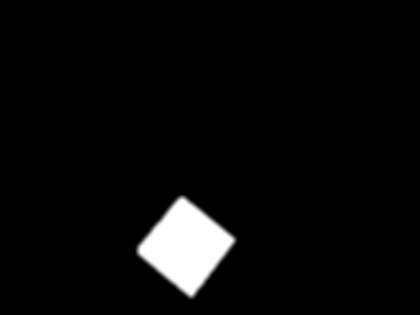
%> input picture MATLAB/sample_square_4_mask.png, 420 x 315 px, shrunk from 640 x 480 before the run
$ octave calibrate.m   (GNU Octave 9; MATLAB toolbox functions it lacks are replaced by stand-ins)
%> lines starting %> are read from the running program, lines starting %| are printed output that depends on the picture; in (x1, y1, x2, y2) boxes, pixels count from 0 and x2, y2 are one past the last pixel; in counts of white or black regions, pixels touching at a corner belong together; the program's own positions count from 1
### MATLAB/calibration/getLineSegs_myers.m
% Read the sample image in
% im = imread('calibration_pic.png');
im = imread('../sample_square_4_mask.png');
%> im is the input picture: size 315x420 uint8; min 0, max 255, mean 10.2
% just use the red channel
im = im(:,:,1);

% Find edges using the Canny operator with hysteresis thresholds of 0.1
% and 0.25 with smoothing parameter sigma set to 1.
edgeim = edge(im,'canny', [0.1 0.2], 1.5);
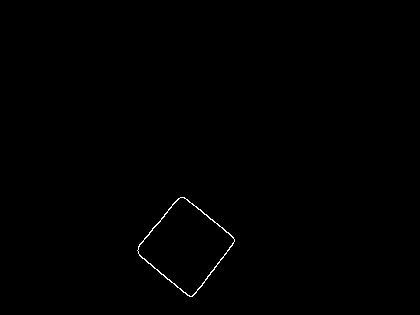
%> edgeim: size 315x420 logical; 0.28% white in thin lines or dots, all inside (x1, y1, x2, y2) = (137, 197, 235, 297)
% edgeim = edge(im,'canny', [0.1 0.2], 4);

figure(1), imshow(edgeim); truesize(1)

% Link edge pixels together into lists of sequential edge points, one
% list for each edge contour.  Discard contours less than 10 pixels long.
[edgelist, labelededgeim] = edgelink(edgeim, 30);

% Display the labeled edge image with separate colors for each
% distinct edge (choose your favorite colourmap!)
figure(2), imagesc(labelededgeim); colormap(vga),
axis image, axis off, truesize(2)

% Fit line segments to the edgelists with the following parameters:
tol = 2;         % Line segments are fitted with maximum deviation from
		 original edge of 2 pixels.
angtol = 0.01;  % Segments differing in angle by less than 0.05 radians
linkrad = 2;     % and end points within 2 pixels will be merged.
% tol = 20;
% angtol = 0.7;
% linkrad = 20;
[seglist, nedgelist] = lineseg(edgelist, tol, angtol, linkrad);

% Draw the fitted line segments stored in seglist in figure window 3 with
% a linewidth of 2
figure(3); clf; imshow(im); hold on; zoom off;
drawseg(seglist);

### MATLAB/calibration/edgelink.m
% EDGELINK - Link edge points in an image into lists
%
% Usage: [edgelist edgeim] = edgelink(im, minlength)
%
% Arguments:  im         - Binary edge image, it is assumed that edges
%                          have been thinned.
%             minlength  - Minimum edge length of interest
%
% Returns:  edgelist - a cell array of edge lists in row,column coords in
%                      the form
%                     { [r1 c1   [r1 c1   etc }
%                        r2 c2    ...
%                        ...
%                        rN cN]   ....]
%
%           edgeim   - Image with pixels labeled with edge number.
%
%
% This function links edge points together into chains.  Where an edge
% diverges at a junction the function simply tracks one of the branches.
% The other branch is eventually processed as another edge.  These `broken
% branches' can be remerged by MERGESEG after a call to LINESEG.
%
% See also:  LINESEG, MAXLINEDEV, MERGESEG, DRAWSEG

% Acknowledgement:
% This code is inspired by David Lowe's Link.c function from the Vista image
% processing library developed at the University of British Columbia
%    http://www.cs.ubc.ca/nest/lci/vista/vista.html
%
% Peter Kovesi
% School of Computer Science & Software Engineering
% The University of Western Australia
% pk @ csse uwa edu au
% http://www.csse.uwa.edu.au/~pk
%
% February 2001

function [edgelist, edgeim] = edgelink(im, minlength)
%> called with minlength = 30

    global EDGEIM;      % Some global variables to avoid passing (and
                        % copying) of arguments, this improves speed.
    global ROWS;
    global COLS;

    elist = {};

    EDGEIM = im ~= 0;                     % make sure image is binary.
    EDGEIM = bwmorph(EDGEIM,'thin',Inf);  % make sure edges are thinned.
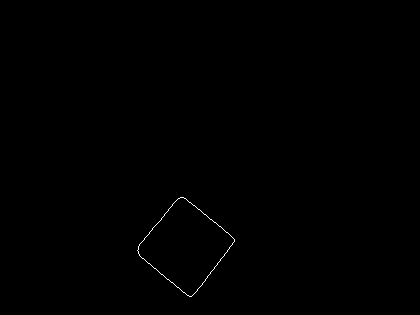
%> EDGEIM: size 315x420 logical; 0.17% white in thin lines or dots, all inside (x1, y1, x2, y2) = (137, 197, 235, 297)

%   show(EDGEIM,1)
    EDGEIM = double(EDGEIM);
    [ROWS, COLS] = size(EDGEIM);
%> ROWS = 315; COLS = 420
    edgeNo = 1;


    % Perform raster scan through image looking for edge points.  When a
    % point is found trackedge is called to find the rest of the edge
    % points.  As it finds the points the edge image pixels are labeled
    % with the -ve of their edge No

    for r = 1:ROWS
	for c = 1:COLS
	    if EDGEIM(r,c) == 1
		edgepoints = trackedge(r,c, edgeNo, minlength);
		if ~isempty(edgepoints)
		    edgelist{edgeNo} = edgepoints;
		    edgeNo = edgeNo + 1;
		end
	    end
	end
    end
%> after the loop, edgeNo = 2; edgelist = 1 item; edgepoints = 222 rows, first 12: [199 180; 199 179; 200 178; 201 177; 202 176; 203 175; 204 174; 205 173; 206 173; 207 172; 208 171; 209 170]

    edgeim = -EDGEIM;  % Finally negate image to make edge encodings +ve.
%> `[edgelist, labelededgeim] = edgelink(edgeim, 30);`: edgelist = 1 item
%> `truesize(2)`:
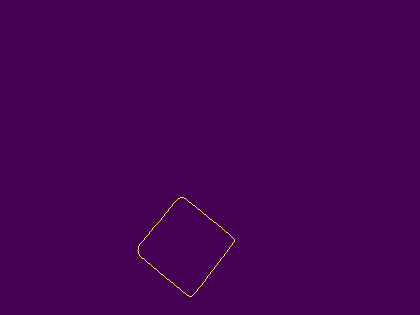
%> displayed picture: size 315x420x3, on the screen's scale of 0 to 255; mean R, G, B 68.3, 1.4, 83.9
%   show(edgeim,2), colormap(flag);

%----------------------------------------------------------------------
% TRACKEDGE
%
% Function to track all the edge points associated with a start point.  From
% a given starting point it tracks in one direction, storing the coords of
% the edge points in an array and labeling the pixels in the edge image
% with the -ve of their edge number.  When no more connected points are
% found the function returns to the start point and tracks in the opposite
% direction.  Finally a check for the overall number of edge points found is
% made and the edge is ignored if it is too short.
%
% Note that when a junction is encountered along an edge the function
% simply tracks one of the branches.  The other branch is eventually
% processed as another edge.  These `broken branches' can be remerged by
% MERGESEG.
%
% Usage:   edgepoints = trackedge(rstart, cstart, edgeNo, minlength)
%
% Arguments:   rstart, cstart   - row and column No of starting point
%              edgeNo           - the current edge number
%              minlength        - minimum length of edge to accept
%
% Returns:     edgepoints       - Nx2 array of row and col values for
%                                 each edge point.
%                                 An empty array is returned if the edge
%                                 is less than minlength long.


% [41 lines left out: function trackedge, not called in this run]


%----------------------------------------------------------------------
%
% NEXTPOINT
%
% Function finds a point that is 8 connected to an existing edge point
%

% [30 lines left out: function nextpoint, not called in this run]

### MATLAB/calibration/lineseg.m
% LINESEG - Form straight line segements from an edge list.
%
% Usage: [seglist, nedgelist] = lineseg(edgelist, tol, [angtol, linkrad])
%
% Arguments:  edgelist - Cell array of edgelists (row col) coords.
%             tol      - Maximum deviation from straight line before a
%                        segment is broken in two (measured in pixels).
%             angtol   - Angle tolerance used when attempting to merge line
%                        segements (radians).
%             linkrad  - Maximum distance between end points of line
%                        segments for segments to be elegible for
%                        linking (pixels).
%  angtol and linkrad are optional.  If these parameters are omitted the
%  merging phase is omitted.
%
% Returns:  seglist - an Nx4 array storing line segments in the form
%                      [x1 y1 x2 y2
%                       x1 y1 x2 y2
%                          . . .    ] etc
%
%         nedgelist - a new cell array of edge lists where each edge list
%                     corresponds to each segment in seglist above.  The
%                     edgelist is in row,column coords in the form
%                     { [r1 c1   [r1 c1   etc }
%                        r2 c2    ...
%                        ...
%                        rN cN]   ....]
%
% * Note that a non-empty nedgelist is only returned if there is no segment
%   merging.
%
% This function takes each array of edgepoints in edgelist, finds the
% size and position of the maximum deviation from the line that joins the
% endpoints, if the maximum deviation exceeds the allowable tolerance the
% edge is shortened to the point of maximum deviation and the test is
% repeated.  In this manner each edge is broken down to line segments,
% each of which adhere to the original data with the specified tolerance.
%
% The optional final edge merging phase is provided because the initial
% edge linking phase may have separated edges at `Y' junctions in the
% image.  The merging phase can reconnect broken branches.
% Note however that the merging process can be slow.
%
% See also:  EDGELINK, MAXLINEDEV, MERGESEG, DRAWSEG
%

% Peter Kovesi
% School of Computer Science & Software Engineering
% The University of Western Australia
% pk @ csse uwa edu au
% http://www.csse.uwa.edu.au/~pk
%
% December 2000 - Original version
% February 2003 - Added the returning of nedgelist data.

% ** need to preallocate memory to improve speed ***

function [linelist, nedgelist] = lineseg(edgelist, tol, angtol, linkrad)
%> called with tol = 2, angtol = 0.01, linkrad = 2

    linelist = [];
    Nline = 0;
    Nedge = length(edgelist);
%> Nedge = 1

    if nargin == 2
	merge = 0;
    else
	merge = 1;
    end

    for e = 1:Nedge
        y = edgelist{e}(:,1);
	x = edgelist{e}(:,2);

	fst = 1;                % Indecies of first and last points in edge
	lst = length(x);        % segment being considered.

	while  fst<lst
	    [m,i,d] = maxlinedev(x(fst:lst),y(fst:lst));  % Find size & posn of
                                                          % maximum deviation.

	    while m > tol       % While deviation is > tol  (m/d) ?
		lst = i+fst-1;  % Shorten line to point of max deviation by adjusting lst
		[m,i,d] = maxlinedev(x(fst:lst),y(fst:lst));
	    end

	    Nline = Nline+1;
            % Record line segment. Note that (c,r) corresponds to (x,y)
	    linelist(Nline,:) = [x(fst) y(fst) x(lst) y(lst)];
	    % Record edgelist that corresponds to the segment.
	    nedgelist{Nline} = [y(fst:lst) x(fst:lst)];

	    fst = lst+1;        % Reset fst and lst.
	    lst = length(x);
	end

    end
%> this loop made 1 pass
%> after the loop, Nline = 6; linelist = [180 199 140 245; 140 246 140 256; 141 257 192 297; 193 296 235 240; 234 239 186 199; 185 199 181 198]; nedgelist = 6 items
    % fprintf('No of segments = %d\n',length(linelist));
    % drawseg(linelist,1), title('Raw segments');

    if merge
%	fprintf('\nMerging Segments\n');
	linelist = mergeseg(linelist, angtol, linkrad, tol);
	nedgelist = {};
%	fprintf('No of merged segments = %d\n',length(linelist));
        % drawseg(linelist,2), title('Merged segments');
    end

### MATLAB/calibration/mergeseg.m
% MERGESEG - Line segment merging function.
%
% Usage: newseglist = mergeseg(seglist, angtol, linkrad)
%
% Arguments:  seglist - an Nx4 array storing line segments in the form
%                       [x1 y1 x2 y2
%                        x1 y1 x2 y2
%                           . . .   ] etc
%
%             angtol  - Angle tolerance used when attempting to merge line
%                       segements (radians).
%             linkrad - Maximum distance between end points of line segments
%                       for segments to be elegible for linking (pixels).
%
% Function scans through the list of line segments seeking to merge segments
% together.  Segments are merged if the orientation difference is less than
% angtol and if the ends of the segments are within linkrad of each other.
% The comparison is performed by first sorting line segments by angle, then
% each line segment is only tested against other line segments that satisfy
% the orientation constraint.
%
% See also:  EDGELINK, LINESEG, MAXLINEDEV, DRAWSEG
%

% Peter Kovesi
% School of Computer Science & Software Engineering
% The University of Western Australia
% pk @ csse uwa edu au
% http://www.csse.uwa.edu.au/~pk
%
% March 2000

function newseglist = mergeseg(seglist, angtol, linkrad, linedevtol)
%> called with angtol = 0.01, linkrad = 2, linedevtol = 2

    Nseg = length(seglist);
%> Nseg = 6
    cosAngTol = cos(angtol);

    % Build up some data in the following form
    % [x1 y1 x2 y2 dx dy angle merged]

    seg = zeros(Nseg,8);
    seg(:,1:4) = seglist;
    seg(:,5:6) = seg(:,3:4)-seg(:,1:2);     % delta x and delta y
    seg(:,7) = atan2(seg(:,6), seg(:,5));   % =segment angle [-pi ... pi]
    neg = seg(:,7) < 0;                     % compress angle range [0...pi]
%> neg = [false; false; false; true; true; true]
    seg(:,7) = seg(:,7) + neg*pi;
    [Y,I] = sort(seg(:,7));                 % sort by angle
%> Y = [0.245; 0.665; 0.695; 1.57; 2.21; 2.29]; I = [6; 3; 5; 2; 4; 1]
    seg = seg(I,:);
%> seg = [185 199 181 198 -4 -1 0.245 0; 141 257 192 297 51 40 0.665 0; 234 239 186 199 -48 -40 0.695 0; 140 246 140 256 0 10 1.57 0; 193 296 235 240 42 -56 2.21 0; 180 199 140 245 -40 46 2.29 0]
    seg(:,7) = 2*seg(:,7);                  % double the angles

    TotalSegs = Nseg;
%> TotalSegs = 6

    for s1 = 1:Nseg
%	fprintf('Merging Segment %d/%d\r',s1,Nseg);
	if ~seg(s1,8)  % if segment s1 has not already been merged
	    s2 = s1+1; if s2>Nseg, s2=s2-Nseg; end  % `modulo' arithetic
            ang1 = seg(s1,7); ang2 = seg(s2,7);
	    deltaSin = sin(ang1)*cos(ang2) - cos(ang1)*sin(ang2);
	    deltaCos = cos(ang1)*cos(ang2) + sin(ang1)*sin(ang2);
	    deltaAng = 0.5*abs(atan2(deltaSin,deltaCos));

	    while deltaAng < angtol
		if ~seg(s2,8)   % if segment s2 has not already been merged
		    [newseg, merged] = compareseg(seg(s1,:), seg(s2,:),linkrad, ...
						  linedevtol);
		    if merged
			seg(s1,1:4) = newseg;
			%  update delta x, delta y, and angle ? (I think not)
			seg(s2,8) = merged;  % eliminate s2;
			TotalSegs = TotalSegs - 1;
		    end
		end
		s2 = s2+1; if s2>Nseg, s2=s2-Nseg; end
		ang2 = seg(s2,7);
		deltaSin = sin(ang1)*cos(ang2) - cos(ang1)*sin(ang2);
		deltaCos = cos(ang1)*cos(ang2) + sin(ang1)*sin(ang2);
		deltaAng = 0.5*abs(atan2(deltaSin,deltaCos));
	    end
	end
    end
%> this loop made 6 passes
%> ang1 on passes 1 to 6: 0.49, 1.33, 1.39, 3.14, 4.43, 4.57
%> after the loop, seg = [185 199 181 198 -4 -1 0.49 0; 141 257 192 297 51 40 1.33 0; 234 239 186 199 -48 -40 1.39 0; 140 246 140 256 0 10 3.14 0; 193 296 235 240 42 -56 4.43 0; 180 199 140 245 -40 46 4.57 0]

%    fprintf('\n');

    % Now clean up list by extracting the unmerged entries

    newseglist = zeros(TotalSegs,4);
    newNseg = 0;
    for s = 1:Nseg
	if ~seg(s,8)                 % if this segment has not been merged
	    newNseg = newNseg+1;     % store it in the final list.
	    newseglist(newNseg,:) =  seg(s,1:4);
	end
    end
%> this loop made 6 passes
%> after the loop, newseglist = [185 199 181 198; 141 257 192 297; 234 239 186 199; 140 246 140 256; 193 296 235 240; 180 199 140 245]
%> in lineseg, `linelist = mergeseg(linelist, angtol, linkrad, tol);`: linelist has the same summary as newseglist in mergeseg
%> `[seglist, nedgelist] = lineseg(edgelist, tol, angtol, linkrad);`: seglist has the same summary as newseglist in mergeseg; nedgelist = {}


%----------------------------------------------------------------------
% Internal function that does all the work.
% Two segments, that already meet the angle constraint, are tested for end
% point proximity.  If they meet this constraint they then tested to see
% what the maximum line deviation would be if they were merged.  If this
% is within tolerance they are merged.
%----------------------------------------------------------------------

% [38 lines left out: function compareseg, not called in this run]

### MATLAB/calibration/drawseg.m
% DRAWSEG - Draws a series of line segments stored in an Nx4 array.
%
% Usage: drawseg(seglist, figNo, lw, col);
%
%         seglist - an Nx4 array storing line segments in the form
%                    [x1 y1 x2 y2
%                     x1 y1 x2 y2
%                         . .     ] etc
%         figNo   - optional figure number
%         lw      - optional line width
%         col     - optional 3-vector specifying the color
%
%
% See also:  EDGELINK, LINESEG, MAXLINEDEV, MERGESEG
%

% Peter Kovesi
% School of Computer Science & Software Engineering
% The University of Western Australia
% pk @ csse uwa edu au
% http://www.csse.uwa.edu.au/~pk
%
% December 2000

function drawseg(seglist, figNo, lw, col);

    if nargin >= 2  & figNo ~= 0
	figure(figNo);
    end

    if nargin < 3
	lw = 1;
	col = [0 0 1];
    elseif nargin < 4
	col = [0 0 1];
    end
%    clf

    Nseg = size(seglist,1);
%> Nseg = 6

    hold on
    for s = 1:Nseg
	line([seglist(s,1) seglist(s,3)], [seglist(s,2) seglist(s,4)],...
	     'LineWidth',lw, 'Color',col);
	hold on
	plot([seglist(s,1) seglist(s,3)], [seglist(s,2) seglist(s,4)],'.');

    end

    axis equal, axis ij

### MATLAB/calibration/estimateVanishingPoint.m
function van = estimateVanishingPoint(seg);
    A = [];
    for i = 1:size(seg,1)
        x1 = seg(i,1);
        y1 = seg(i,2);
        x2 = seg(i,3);
        y2 = seg(i,4);
        A = [A; [x1 y1 1] * [0 -1 y2; ...
                             1 0 -x2; ...
                             -y2 x2 0]];
    end
    [~, ~, v] = svd(A);
    van = v(:,3) ./ v(3,3);

### MATLAB/calibration/estimateK_square_pixels.m
function [w K] = estimateK_square_pixels(v1, v2, v3)

A = [v1(1)*v2(1)+v1(2)*v2(2) v1(1)/2+v2(1)/2 v1(2)/2+v2(2)/2 1; ...
     v1(1)*v3(1)+v1(2)*v3(2) v1(1)/2+v3(1)/2 v1(2)/2+v3(2)/2 1; ...
     v3(1)*v2(1)+v3(2)*v2(2) v3(1)/2+v2(1)/2 v3(2)/2+v2(2)/2 1];

 [~, ~, v] = svd(A);

 v = v(:,4);
 w = [v(1) 0 v(2)/2 ; 0 v(1) v(3)/2; v(2)/2 v(3)/2 v(4)];

 K = chol(w)^(-1);
 K = K./K(3,3);


### MATLAB/calibration/showLineSegs.m
figure(1); clf; imshow(im); hold on; zoom off;
% Change seg1, seg2, seg3 to the variables holding your mutually
% orthogonal segments
%drawseg2(seg1, [1 0 0]);
%drawseg2(seg2, [0 1 0]);
%drawseg2(seg3, [0 0 1]);

drawseg(seg1, 1, 1, [1 0 0]);
drawseg(seg2, 1, 1, [0 1 0]);
drawseg(seg3, 1, 1, [0 0 1]);

### MATLAB/calibration/calibrate.m
getLineSegs_myers
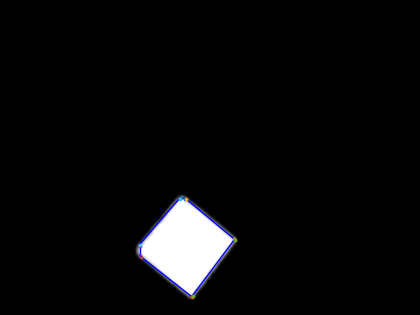
%> figure redrawn from the program's plot data
% segs = selectseg2(im, seglist);
load segments
showLineSegs
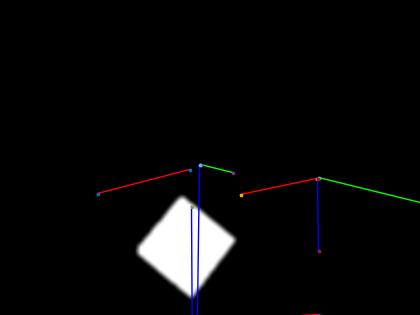
%> figure redrawn from the program's plot data

v1 = estimateVanishingPoint(seg1);
v2 = estimateVanishingPoint(seg2);
v3 = estimateVanishingPoint(seg3);

[w K] = estimateK_square_pixels(v1, v2, v3);
